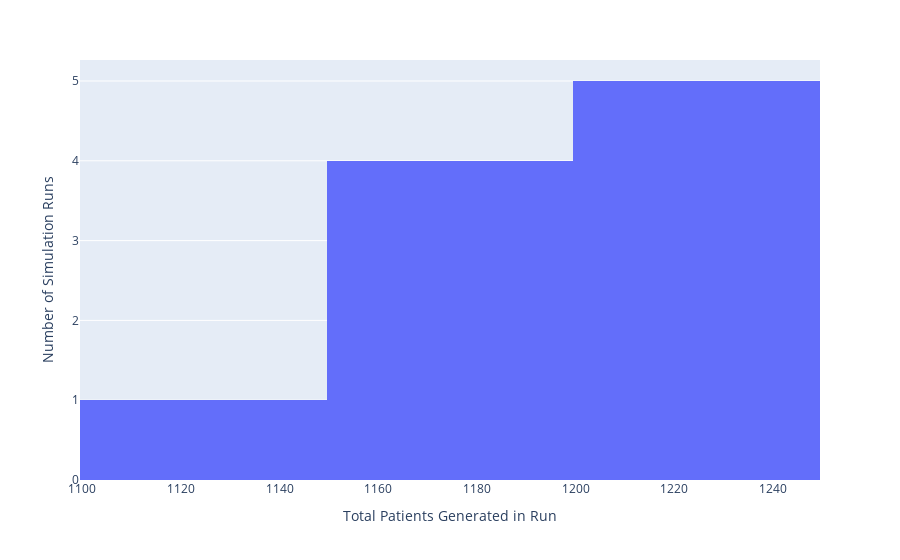

The notebook cell this image was saved under:
### Markdown cell above
## Histogram: Total Patients per Run

This plot shows the variation in the **total** daily patients per run. 
                
The horizontal axis shows the range of patients generated within a simulation run.

The height of the bar shows how many simulation runs had an output in that group.

### Code cell
total_fig = px.histogram(
            results[['00_arrivals']],
            nbins=5
            )
total_fig.layout.update(showlegend=False)

total_fig.update_layout(yaxis_title="Number of Simulation Runs",
                        xaxis_title="Total Patients Generated in Run")

total_fig

### Figure 1 — Plotly figure (JSON) as saved in the notebook; plotly's stock layout.template omitted (floating-point values rounded to 4 significant figures)
{"data": [{"alignmentgroup": "True", "bingroup": "x", "hovertemplate": "variable=00_arrivals<br>value=%{x}<br>count=%{y}<extra></extra>", "legendgroup": "00_arrivals", "marker": {"color": "#636efa", "pattern": {"shape": ""}}, "name": "00_arrivals", "nbinsx": 5, "offsetgroup": "00_arrivals", "orientation": "v", "showlegend": true, "type": "histogram", "x": [1140, 1199, 1211, 1184, 1208, 1191, 1222, 1182, 1226, 1246], "xaxis": "x", "yaxis": "y"}], "layout": {"barmode": "relative", "legend": {"title": {"text": "variable"}, "tracegroupgap": 0}, "margin": {"t": 60}, "showlegend": false, "xaxis": {"anchor": "y", "domain": [0, 1], "title": {"text": "Total Patients Generated in Run"}}, "yaxis": {"anchor": "x", "domain": [0, 1], "title": {"text": "Number of Simulation Runs"}}}}
